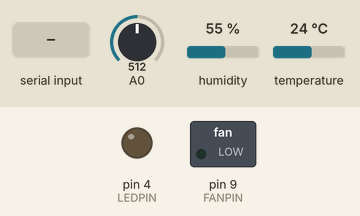
Recording of a sketch running on a simulated Arduino Uno, built with avr-gcc and run on an emulated ATmega328P. On the bench: switched loads named in the sketch (green lamp = pin HIGH), output pins drawn as LEDs (lit = HIGH). The test bench sets the inputs (shaded band); at power-on: A0 = 512, humidity 55 %, temperature 24 °C. What the sketch prints to the serial monitor is not drawn.

Above: at 1.2 s.
1.3 s: "1\n" received over Serial
At 2.3 s:
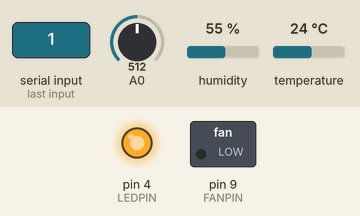
2.8 s: "0\n" received over Serial
At 3.4 s:
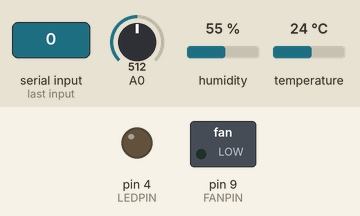
Timing chart, 0 to 5.8 s (numbered marks = the images above; inputs shaded):
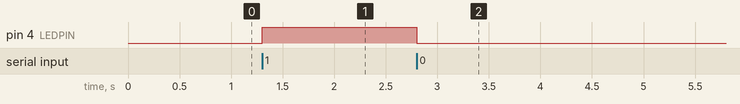

Measured:
- after the input at 1.3 s, pin 4 (LEDPIN): LOW → HIGH at once
- after the input at 2.8 s, pin 4 (LEDPIN): HIGH → LOW at once

The sketch:

iotNodeScript.ino
```cpp
#include "DHT.h"
#define LEDPIN 4
#define FANPIN 9
#define DHTPIN 2
#define DHTTYPE DHT11
DHT dht(DHTPIN, DHTTYPE);

int timerCount = 0;
String delimiter = ", ";

bool readSensors = false;
bool fanOn = false;

void setup()
{
  pinMode(LEDPIN, OUTPUT);
  pinMode(FANPIN, OUTPUT);

  Serial.begin(9600);

  // digital humidity and tempurature
  dht.begin();

  // ISR setup from Week 6 Task 4 tutorial
  cli();                      //stop interrupts for till we make the settings
  /*1. First we reset the control register to make sure we start with everything disabled.*/
  TCCR1A = 0;                 // Reset entire TCCR1A to 0
  TCCR1B = 0;                 // Reset entire TCCR1B to 0

  /*2. We set the prescalar to the desired value by changing the CS10 CS12 and CS12 bits. */
  TCCR1B |= B00000100;        //Set CS12 to 1 so we get prescalar 256

  /*3. We enable compare match mode on register A*/
  TIMSK1 |= B00000010;        //Set OCIE1A to 1 so we enable compare match A

  /*4. Set the value of register A to 31250*/
  OCR1A = 65535;             //Finally we set compare register A to this value
  sei();                     //Enable back the interrupts
}

void loop() {
  // conditional triggers
  if (Serial.available() > 0) {
    // Read serial input
    String input = Serial.readStringUntil('\n');
    char ledFlag = input[0];
    char fanFlag = input[1];

    // Only write to output if the state would be different
    if (ledFlag == '1' && digitalRead(LEDPIN) == LOW) {
      digitalWrite(LEDPIN, HIGH);
    } else if(ledFlag == '0' && digitalRead(LEDPIN) == HIGH) {
      digitalWrite(LEDPIN, LOW);
    }

    // use bool state flag, analog read is innacurrate
    if (fanFlag == '1' && !fanOn) {
      analogWrite(FANPIN, 255);
      fanOn = true;
    } else if(fanFlag == '0' && fanOn) {
      analogWrite(FANPIN, 0);
      fanOn = false;
    }
  }

  if (readSensors) {
    // Read humidity
    float h = dht.readHumidity();

    // Read temperature as Celsius (the default)
    float t = dht.readTemperature();

    // Compute heat index in Celsius (isFahreheit = false)
    float hic = dht.computeHeatIndex(t, h, false);

    // get ldr value from analogue sensor
    int ldr = analogRead(A0);

    // send to edge server
    Serial.println(ldr + delimiter + h + delimiter + t + delimiter + hic);

    readSensors = false;
  }
}

// 1000ms ISR
ISR(TIMER1_COMPA_vect){
  TCNT1  = 0; //First, set the timer back to 0 so it resets for next interrupt

  // by using a counter we can multiply the delay to 5000ms
  if (timerCount < 4) {
    timerCount++;
    return;
  }
  // reset counter now that the right delay is reached
  timerCount = 0;

  // reading temp sensor takes a while so use a flag to execute this in the main loop instead
  readSensors = true;
}
```
